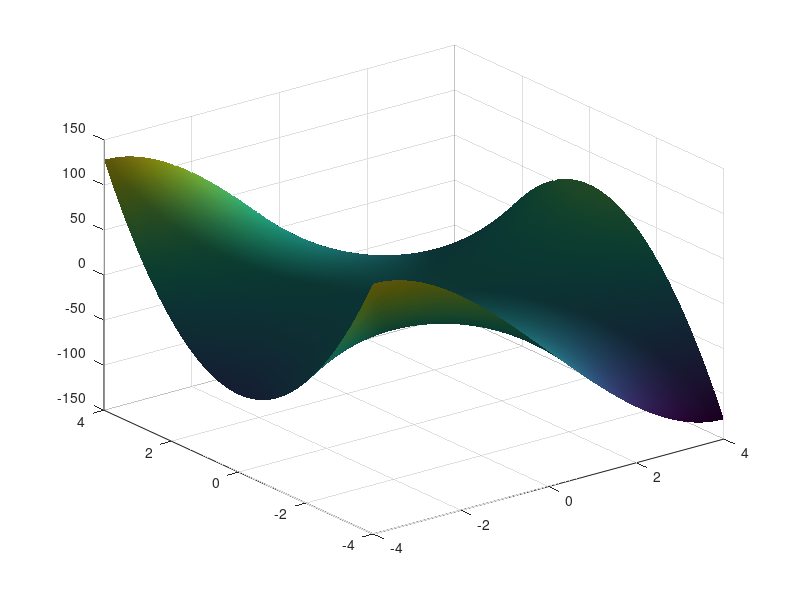

Write MATLAB code to recreate this figure. (Note: this script raises an error after producing the figure.)
%% Beispiel für einen Sattelpunkt

%% Monkey Saddle
E = @(w) w(1)^3 - 3*w(1)*w(2)^2; 
gradE = @(w) [3*w(1)^2 - 3*w(2)^2; -6*w(1)*w(2)]; 


[X,Y] = meshgrid(linspace(-4, 4,50));
Z = zeros(numel(X), 1);
for n = 1:numel(X)
   Z(n) = E([X(n), Y(n)]);
end
Z = reshape(Z, size(X));
surf(X,Y,Z);
shading interp;  light, lighting gouraud, material dull
alpha(0.8)
hold on;
contour3(X,Y,Z, 20, 'k:');
contour(X,Y,Z, 20);
hold off;
xlabel('w1'), ylabel('w2'), title('Monkey-Saddle');

%% Startwert fuer Gradientenabstieg
w0 = [0.1;0.1]; 
hold on; 
plot3(w0(1), w0(2), E(w0), 'xr');

%% Einfacher Gradientenabstieg
eta = 0.01; 
nIts = 200;
[w, track] = gaEinfach(gradE, eta, w0, nIts);
Eeinfach = zeros(nIts+1, 1);
Eeinfach(1) = E(w0);
for n = 1:nIts
   Eeinfach(n+1) = E(track(:,n));
end
plot3([w0(1), track(1,:)], [w0(2), track(2,:)], Eeinfach, 'r-');

%% RMS-Prop
eta = 0.01; 
nIts = 200;
beta = 0.9; 
[w, track] = gaRmsProp(gradE, eta, w0, nIts, beta);
Ermsp = zeros(nIts+1, 1);
Ermsp(1) = E(w0);
for n = 1:nIts
   Ermsp(n+1) = E(track(:,n));
end
plot3([w0(1), track(1,:)], [w0(2), track(2,:)], Ermsp, 'c-');
